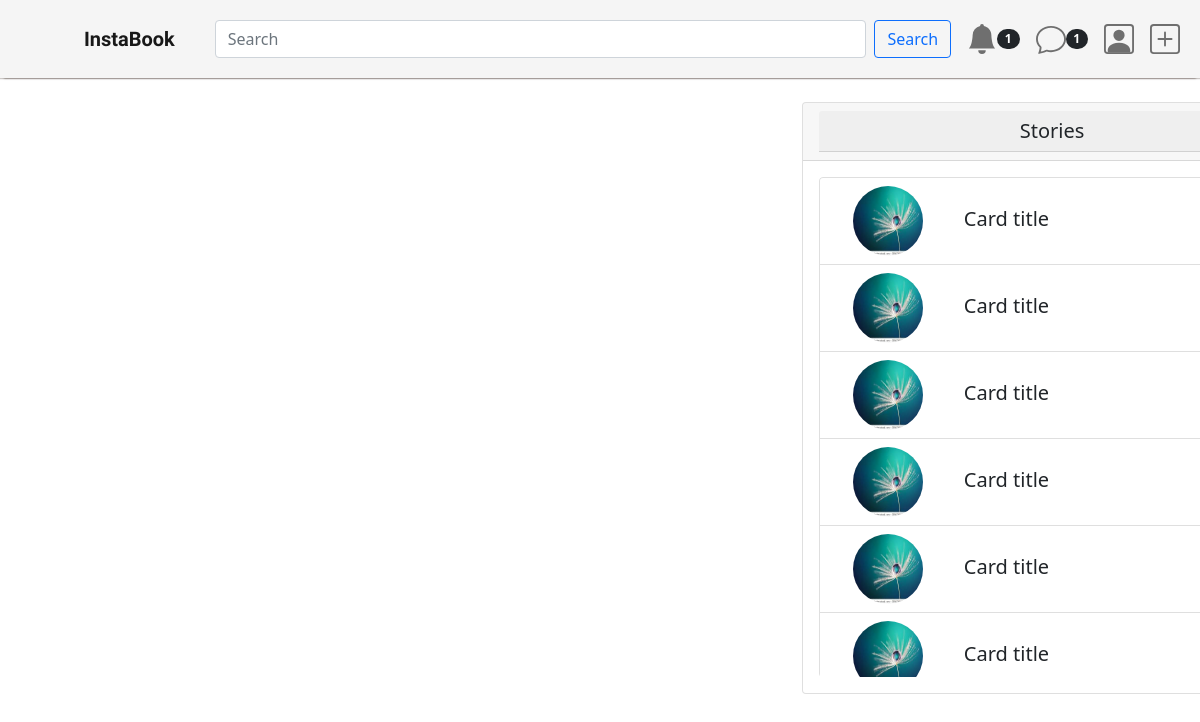
The app's page /post/ (signed in), older data.
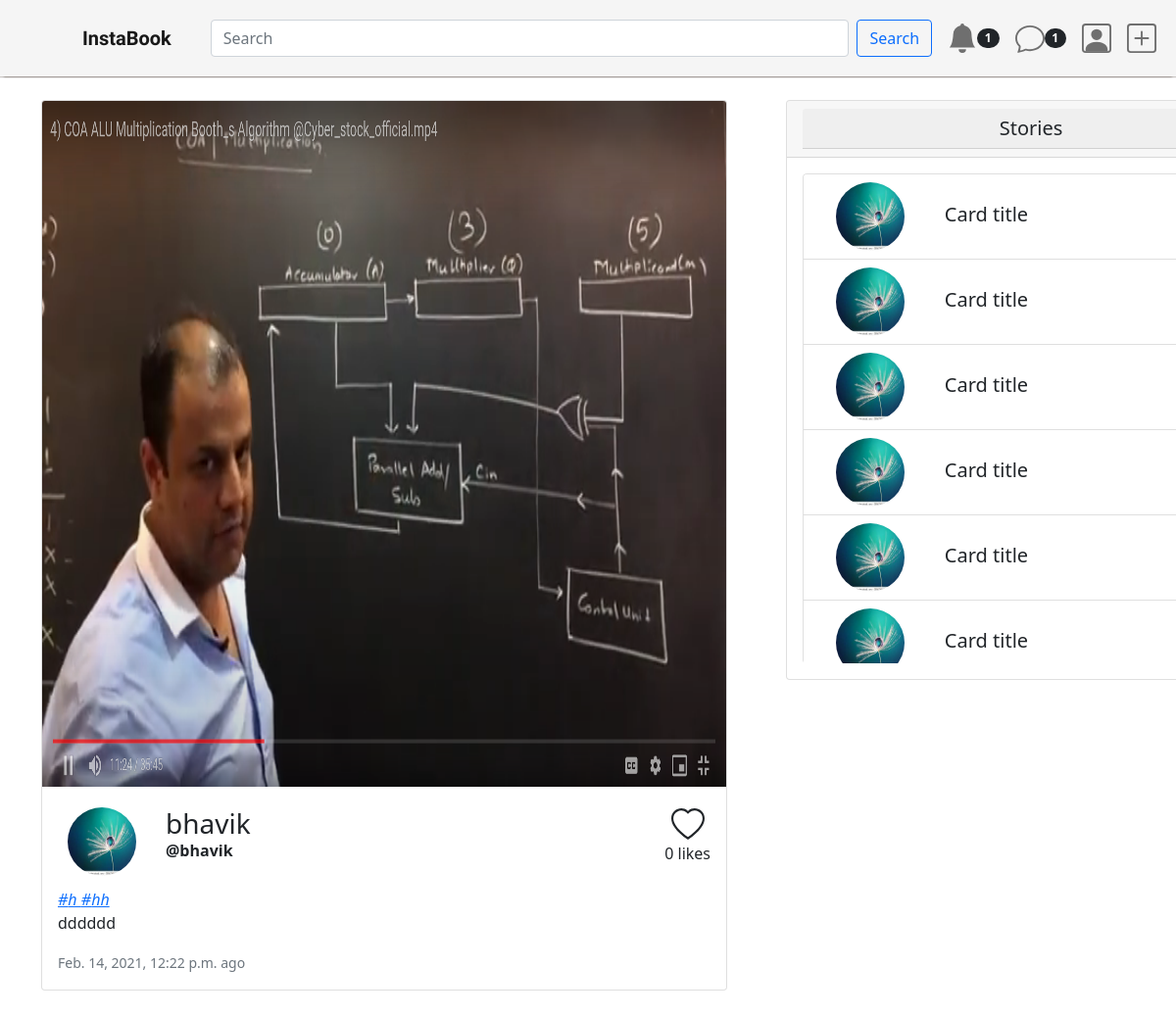
The same page, newer data.
### post/models.py (models this page shows, shortened)
class Post(models.Model):
    id = models.UUIDField(primary_key=True, default=uuid.uuid4, editable=False)
    content = models.ManyToManyField(PostFileContent, related_name='contents')
    caption = models.TextField(max_length=1500, verbose_name='Caption')
    posted = models.DateTimeField(auto_now_add=True)
    tags = models.ManyToManyField(Tag, related_name='tags')
    user = models.ForeignKey(User, on_delete=models.CASCADE)
    likes = models.IntegerField(default=0)

class PostFileContent(models.Model):
    user = models.ForeignKey(
        User, on_delete=models.CASCADE, related_name='content_owner')
    file = models.FileField(upload_to=user_directory_path)

class Tag(models.Model):
    title = models.CharField(max_length=75, verbose_name='Tag')
    slug = models.SlugField(null=False, unique=True)
    class Meta:
        verbose_name = 'Tag'
        verbose_name_plural = 'Tags'
    def __str__(self):
        return self.title

### post/views.py (the view)
# urls.py: path('', views.Index, name='index'),
@login_required
def Index(request):
    user = request.user
    posts = Stream.objects.filter(user=user)
    groups_id = []
    for post in posts:
        groups_id.append(post.post_id)
    post_items = Post.objects.filter(
        id__in=groups_id).all().order_by('-posted')
    template = loader.get_template('index.html')
    context = {
        'post_items': post_items,
    }
    return HttpResponse(template.render(context, request))

### social_clone_app/templates/index.html (shortened to what this page needs)
{% extends "base.html" %}
{% load static %}
{% block content %}
<div class="container mt-4">
    <div class="row">
        <div class="col-8">
            {% for post in post_items  %}
            <div class="card mb-5" style="max-width: 700px;">
                <img src="{{post.content.first.file.url}}" height="700px" class="card-img-top" alt="...">
                <div class="card-body">
                    <div class="card__name">
                        <div class="card__small_profile">
                            <img class="story__image"
                                alt="...">
                            <div class="card__username">
                                <h3>{{post.user.username}}</h3>
                                <p><strong>@{{post.user.username}}</strong></p>
                            </div>
                        </div>
                        <div class="card__likes">
                            <p>{{post.likes}} likes</p>
                        </div>
                    </div>
                    <p class="card-text">
                        {% for tag in post.tags.all %}
                        <em>
                            <i>
                                <a href="{% url 'tag.get_absolute_url' }">
                                    #{{tag}}
                                </a>
                            </i>
                        </em>
                        <br>
                        {{post.caption}}
                    </p>
                    <p class=" card-text"><small class="text-muted"><time datetime="2020-1-1">{{post.posted}}</time>
                                        ago</small></p>
                </div>
            </div>
            {% endfor %}
        </div>
        <div class="col-4">
            <div style="position: fixed;width:500px">
                <div class="card text-center">
                    <div class="card-header">
                        <h5 class="card-header">Stories</h5>
                    </div>
                    <div class="card-body">
                        <ul class="list-group overflow-auto" style="max-height: 500px;">
                            <li class="list-group-item">
                                <div class="row g-0">
                                    <div class="col-md-4">
                                        <img class="story__image"
                                            alt="...">
                                    </div>
                                    <div class="col-md-8">
                                        <div class="card-body">
                                            <h5 class="card-title card__title">Card title</h5>
                                        </div>
                                    </div>
                                </div>
                            </li>
                            <li class="list-group-item">
                                <div class="row g-0">
                                    <div class="col-md-4">
                                        <img class="story__image"
                                            alt="...">
                                    </div>
                                    <div class="col-md-8">
                                        <div class="card-body">
                                            <h5 class="card-title card__title">Card title</h5>
                                        </div>
                                    </div>
                                </div>
                            </li>
                            <li class="list-group-item">
                                <div class="row g-0">
                                    <div class="col-md-4">
                                        <img class="story__image"
                                            alt="...">
                                    </div>
                                    <div class="col-md-8">
                                        <div class="card-body">
                                            <h5 class="card-title card__title">Card title</h5>
                                        </div>
                                    </div>
                                </div>
                            </li>
                            <li class="list-group-item">
                                <div class="row g-0">
                                    <div class="col-md-4">
                                        <img class="story__image"
                                            alt="...">
                                    </div>
                                    <div class="col-md-8">
                                        <div class="card-body">
                                            <h5 class="card-title card__title">Card title</h5>
                                        </div>
                                    </div>
                                </div>
                            </li>
                            <li class="list-group-item">
                                <div class="row g-0">
                                    <div class="col-md-4">
                                        <img class="story__image"
                                            alt="...">
                                    </div>
                                    <div class="col-md-8">
                                        <div class="card-body">
                                            <h5 class="card-title card__title">Card title</h5>
                                        </div>
                                    </div>
                                </div>
                            </li>
                            <li class="list-group-item">
                                <div class="row g-0">
                                    <div class="col-md-4">
                                        <img class="story__image"
                                            alt="...">
                                    </div>
                                    <div class="col-md-8">
                                        <div class="card-body">
                                            <h5 class="card-title card__title">Card title</h5>
                                        </div>
                                    </div>
                                </div>
                            </li>
                        </ul>
                    </div>
                </div>
            </div>
        </div>
    </div>
</div>
{% endblock content %}

### social_clone_app/templates/base.html (shortened to what this page needs)
{% load static %}
<!doctype html>
<html lang="en">
<head>
    <link href="https://cdn.jsdelivr.net/npm/bootstrap@5.0.0-beta1/dist/css/bootstrap.min.css" rel="stylesheet"
>
    <link rel="stylesheet" href="{% static 'css/base.css' %}">
    <link rel="stylesheet" href="{% static 'css/index.css' %}">
</head>
<body>
    <nav class="navbar navbar-expand-lg sticky-top navbar-light"
        style="background-color:whitesmoke; box-shadow: 4px 0 2px  rgba(28, 14, 3, 0.69),  -4px 0 2px rgba(28, 14, 3, 0.69);">
        <div class="container-fluid">
            <a class="p-3 navbar-brand navbar__brand" href="#"><strong><b>InstaBook</b></strong></a>
            <div class="collapse navbar-collapse justify-content-around bd-highlight" id="navbarSupportedContent">
                <form class="d-flex p-2 flex-grow-1 bd-highlight">
                    <input class="form-control me-2" type="search" placeholder="Search" aria-label="Search">
                    <button class="btn btn-outline-primary" type="submit">Search</button>
                </form>
                <ul class="navbar-nav  mb-2 mb-lg-0">
                    <li class="nav-item">
                        <a class="nav-link" href="#">
                            <svg xmlns="http://www.w3.org/2000/svg" width="30" height="30" fill="currentColor"
                                class="bi bi-bell-fill" viewBox="0 0 16 16">
                                <span class="badge rounded-pill bg-dark ">1</span>
                            </svg>
                        </a>
                    </li>
                </ul>
                <ul class="navbar-nav  mb-2 mb-lg-0">
                    <li class="nav-item">
                        <a class="nav-link" href="#">
                            <svg xmlns="http://www.w3.org/2000/svg" width="30" height="30" fill="currentColor"
                                class="bi bi-chat" viewBox="0 0 16 16">
                                <span class="badge rounded-pill  bg-dark">1</span>
                            </svg>
                        </a>
                    </li>
                </ul>
                <ul class="navbar-nav  mb-2 mb-lg-0">
                    <li class="nav-item">
                        <a class="nav-link" href="#">
                        </a>
                    </li>
                </ul>
                <ul class="navbar-nav  mb-2 mb-lg-0">
                    <li class="nav-item">
                        <a class="nav-link" href="{% url 'post:newpost' %}">
                        </a>
                    </li>
                </ul>
            </div>
        </div>
    </nav>
    {% block content %}
    {% endblock content %}
</body>
</html>

### social_clone_app/static/css/base.css (style rules this page uses)
.navbar__brand { font-family: 'Rock Salt', cursive; }

### social_clone_app/static/css/index.css (style rules this page uses)
.story__image { border-radius: 50%; width: 70px; height: 70px; margin-left: -40px; }
.card__title { margin: 5px; margin-left: -230px; }
.card__name { display: flex; flex-direction: row; justify-content: space-between; }
.card__small_profile { display: flex; flex-direction: row; padding: 5px; padding-left: 50px; }
.card__username { padding-left: 30px; margin-bottom: 5px; }
.card__username > p { margin-top: -10px; }
.card__likes { display: flex; flex-direction: column; justify-content: center; align-items: center; }

Row changes from the older to the newer data that the page shows:
added Post: content.first.file (picture), user.username "bhavik", likes "0", caption "dddddd", posted "Feb. 14, 2021, 12:22 p.m."
added Tag: title "h"
added Tag: title "hh"
